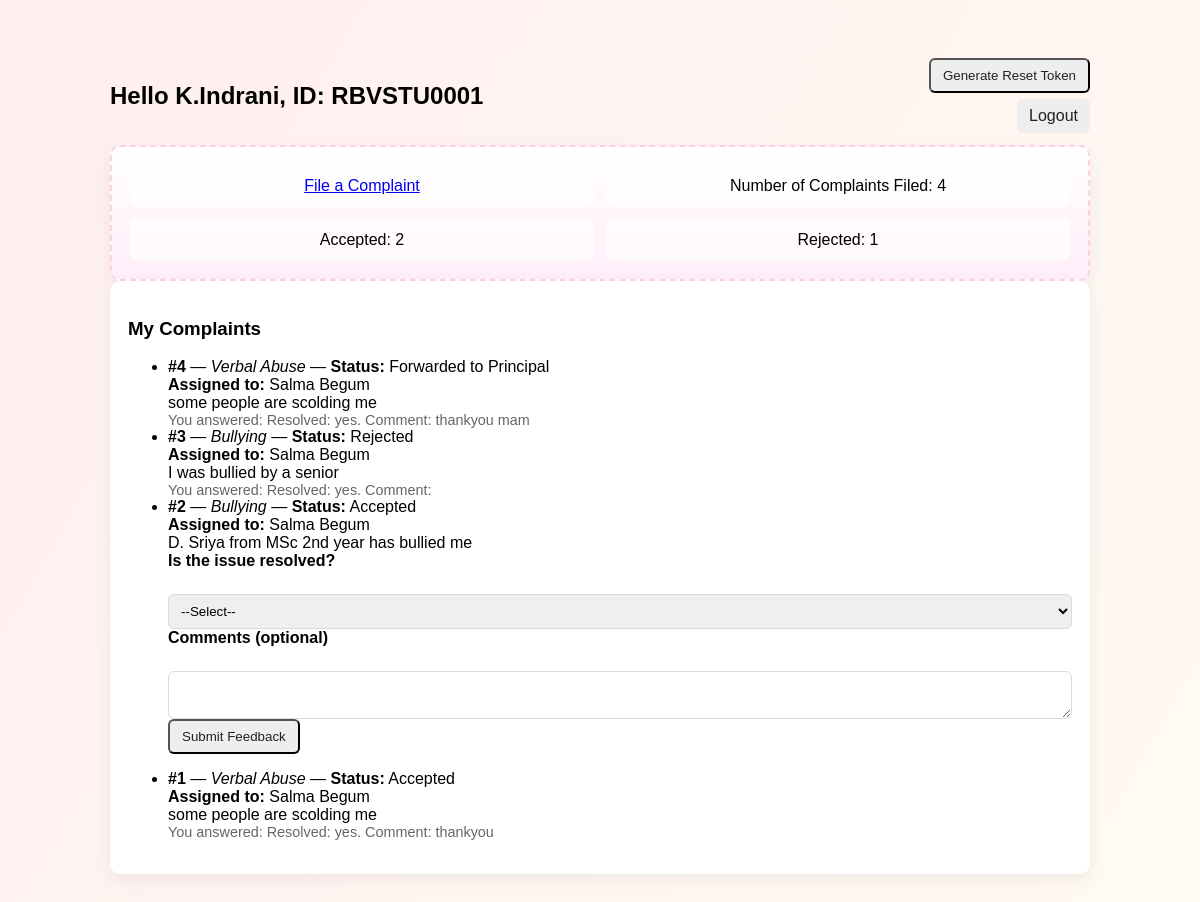
Screenshot of /student_dashboard (signed in) with the database file from the repository.
### tables this page shows
CREATE TABLE students (
    id INTEGER PRIMARY KEY AUTOINCREMENT,
    name TEXT NOT NULL,
    unique_code TEXT NOT NULL UNIQUE,
    mentor_id INTEGER,
    roll_no TEXT,
    extra TEXT,
    created_at DATETIME DEFAULT CURRENT_TIMESTAMP,
    FOREIGN KEY (mentor_id) REFERENCES teachers(id)
);

CREATE TABLE complaints (
    id INTEGER PRIMARY KEY AUTOINCREMENT,
    student_id INTEGER NOT NULL,
    teacher_id INTEGER NOT NULL,
    category TEXT,
    description TEXT,
    attachment TEXT,
    status TEXT DEFAULT 'Pending',
    reason TEXT,
    created_at DATETIME DEFAULT CURRENT_TIMESTAMP,
    FOREIGN KEY (student_id) REFERENCES students(id),
    FOREIGN KEY (teacher_id) REFERENCES teachers(id)
);

CREATE TABLE teachers (
    id INTEGER PRIMARY KEY AUTOINCREMENT,
    name TEXT NOT NULL,
    teacher_code TEXT NOT NULL UNIQUE,
    performance_accepted INTEGER DEFAULT 0,
    performance_rejected INTEGER DEFAULT 0,
    created_at DATETIME DEFAULT CURRENT_TIMESTAMP
);

CREATE TABLE feedback (
    id INTEGER PRIMARY KEY AUTOINCREMENT,
    complaint_id INTEGER NOT NULL,
    student_feedback TEXT,
    created_at DATETIME DEFAULT CURRENT_TIMESTAMP,
    FOREIGN KEY (complaint_id) REFERENCES complaints(id)
);

### app.py (the view)
    def wrapper(*args, **kwargs):
        if not is_logged_in():
            flash('You must be logged in', 'danger')
            return redirect(url_for('index'))
        return f(*args, **kwargs)

### app.py (called while the page is built)
def get_db():
    conn = sqlite3.connect(DB_PATH)
    conn.row_factory = sqlite3.Row
    return conn

def is_logged_in():
    return 'user_id' in session

def require_login(f):
    def wrapper(*args, **kwargs):
        if not is_logged_in():
            flash('You must be logged in', 'danger')
            return redirect(url_for('index'))
        return f(*args, **kwargs)
    wrapper.__name__ = f.__name__
    return wrapper

### templates/student_dashboard.html (shortened to what this page needs)
﻿<!doctype html>
<html>
<head>
  <link rel="stylesheet" href="/static/css/common.css">
  <link rel="stylesheet" href="/static/css/student.css">
</head>
<body class="student-bg">
  <div class="container">
    <header>
      <div style="display:flex; align-items:center; gap:18px; width:100%; justify-content:space-between;">
        <div>
          <h2>Hello {{ student['name'] }}, ID: {{ student['unique_code'] }}</h2>
        </div>
        <div style="text-align:right">
          {% if reset_token %}
            <div style="font-family:monospace; background:#f7f7f7; padding:6px 10px; border-radius:6px; display:inline-block; margin-right:8px">Token: {{ reset_token }}</div>
            <div class="muted" style="display:block; font-size:0.85rem">Expires: {{ reset_expires }}</div>
          {% else %}
            <form method="post" action="/generate_token" style="display:inline">
              <button class="btn" type="submit">Generate Reset Token</button>
            </form>
          {% endif %}
          <div style="margin-top:6px"><a href="/logout" class="btn">Logout</a></div>
        </div>
      </div>
    </header>
    <main>
      <section class="bunny-panel card">
        <div class="panel-grid">
          <div class="panel-item"><a href="/complaint/new">File a Complaint</a></div>
          <div class="panel-item" id="total-count">Number of Complaints Filed: {{ total }}</div>
          <div class="panel-item" id="accepted-count">Accepted: {{ accepted }}</div>
          <div class="panel-item" id="rejected-count">Rejected: {{ rejected }}</div>
        </div>
      </section>
      <section class="card">
        <h3>My Complaints</h3>
        {% if complaints %}
          <ul class="complaint-list">
          {% for c in complaints %}
            <li class="complaint-item">
              <strong>#{{ c['id'] }}</strong> — <em>{{ c['category'] }}</em> — <strong>Status:</strong> {{ c['status'] }}<br>
              <strong>Assigned to:</strong> {{ c['teacher_name'] or 'Unassigned' }}<br>
              <div>{{ c['description'] }}</div>
              {% set fb = feedback_map.get(c['id']) %}
              {% if fb %}
                <div class="muted">You answered: {{ fb['student_feedback'] }}</div>
              {% else %}
                {% if c['status'] != 'Pending' %}
                  <form method="post" action="/complaint/feedback" class="small-form">
                    <label>Is the issue resolved?</label><br>
                    <select name="resolved" required>
                      <option value="">--Select--</option>
                    </select><br>
                    <label>Comments (optional)</label><br>
                    <textarea name="comment" rows="2" style="width:100%"></textarea><br>
                    <button type="submit" class="btn">Submit Feedback</button>
                  </form>
                {% else %}
                  <div class="muted">Please wait for the teacher/principal to review your complaint.</div>
                {% endif %}
              {% endif %}
            </li>
          {% endfor %}
          </ul>
        {% else %}
          <div>No complaints filed yet.</div>
        {% endif %}
      </section>
    </main>
  </div>
</body>
</html>

### static/css/common.css (style rules this page uses)
.container { max-width:980px; margin:20px auto; }
.card { background:white; padding:18px; border-radius:10px; box-shadow:0 6px 18px rgba(0,0,0,0.06); }
header { display:flex; align-items:center; justify-content:space-between; gap:20px; margin-bottom:12px }
label { display:block; font-weight:600; margin-bottom:6px }
input[type=text], input[type=password], input[type=email], input[type=date], textarea, select { width:100%; padding:8px; border-radius:6px; border:1px solid #d7dbe0 }
.btn { display:inline-block; background:#eee; padding:8px 12px; border-radius:6px; text-decoration:none; color:#222 }
.muted { color:#666; font-size:0.9rem }

### static/css/student.css (style rules this page uses)
.bunny-panel { background: linear-gradient(180deg,#fff,#ffeef8); border:2px dashed #ffd1e8 }
.panel-grid { display:grid; grid-template-columns:repeat(2,1fr); gap:12px }
.panel-item { padding:12px; border-radius:8px; background:rgba(255,255,255,0.7); text-align:center }

### templates/student_dashboard.html (style rules this page uses)
.panel-item { transition: transform 0.3s, box-shadow 0.3s; cursor: pointer; }

### rows the page displays
students: name "K.Indrani", unique_code "RBVSTU0001"
complaints: id "4", category "Verbal Abuse", status "Forwarded to Principal", name "Salma Begum", description "some people are scolding me"
feedback: student_feedback "Resolved: yes. Comment: thankyou mam"
complaints: id "3", category "Bullying", status "Rejected", name "Salma Begum", description "I was bullied by a senior"
feedback: student_feedback "Resolved: yes. Comment:"
complaints: id "2", category "Bullying", status "Accepted", name "Salma Begum", description "D. Sriya from MSc 2nd year has bullied me"
complaints: id "1", category "Verbal Abuse", status "Accepted", name "Salma Begum", description "some people are scolding me"
feedback: student_feedback "Resolved: yes. Comment: thankyou"
